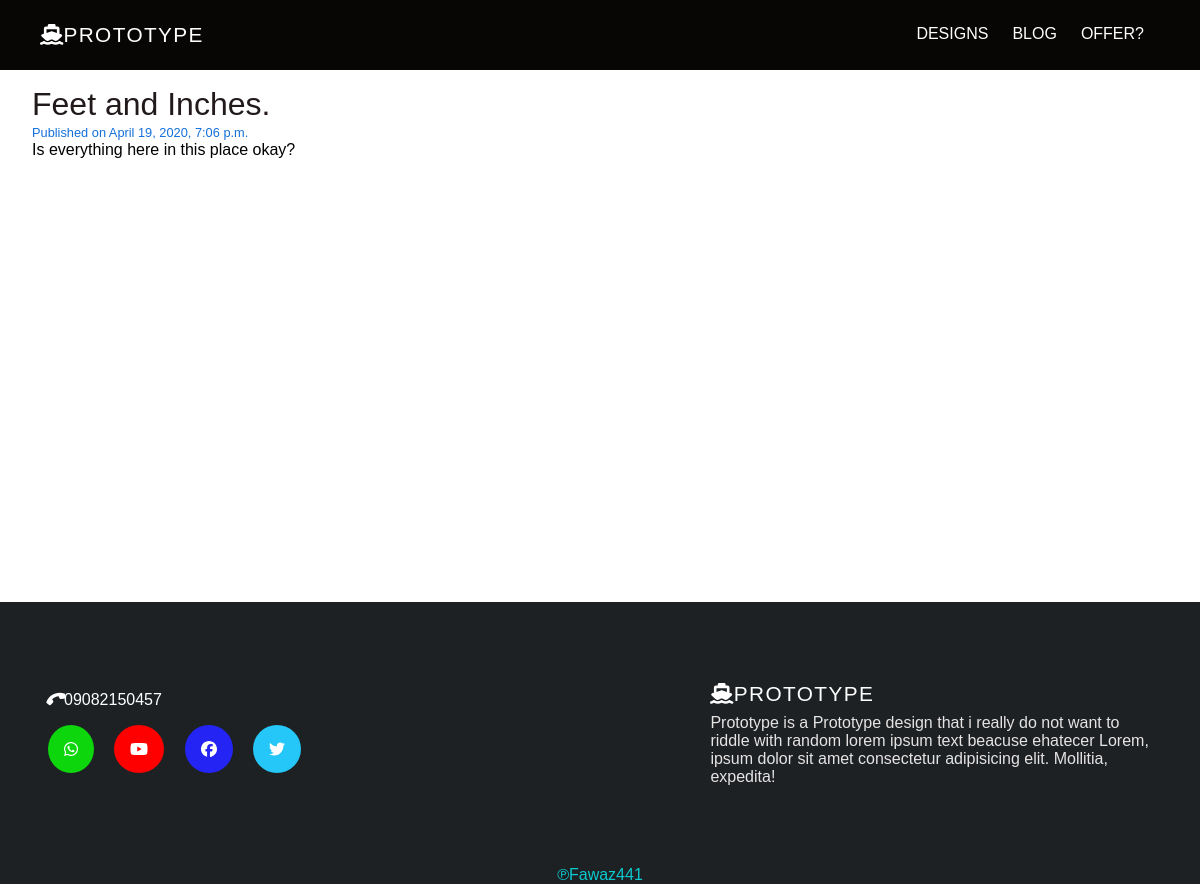
The app's page /posts/feet-and-inches/ with its own data.
### testrun_back/models.py (models this page shows, shortened)
class Post(models.Model):
    title = models.CharField(max_length=200,unique=True)
    content = models.TextField()
    created_at = models.DateTimeField(auto_now_add=True)
    published_date = models.DateTimeField(null=True,blank=True)
    image = models.ImageField(upload_to='media/',blank=True,null=True)
    author = models.ForeignKey('auth.User',related_name='posts',on_delete=models.CASCADE)
    area = models.CharField(max_length=20)
    slug = models.SlugField()

### testrun_back/views.py (the view)
# urls.py: path('posts/<slug>/',views.PostDetail.as_view(),name='detail'),
class PostDetail(generic.DetailView):
    model = Post
    template_name = 'post_detail.html'

### templates/post_detail.html (shortened to what this page needs)
{% extends 'base.html' %}
{% block content %}
<div class="wrapper">
    <div class="overwrap">
        <h2>{{post.title}}.</h2>
        {% if user.is_superuser %}
        <span class="created_date">Created on {{post.created_at}}</span><br/>
        {% if post.published_date %}
        <span class="created_date">Published on {{post.published_date}}</span><br/>
        {% endif %}
        {% else %}
        <span class="created_date">Published on {{post.published_date}}</span><br/>
        {% endif %}
        {{post.content|safe|linebreaksbr}}
    </div>
</div>
{% endblock %}

### static/css/index.css (style rules this page uses)
* { margin:0; padding:0; font-family: sans-serif; }
body,html { min-height:100vh; width:100%; }
.wrapper { margin:1rem 2rem; min-height:calc(100% - 300px); }
.overwrap { width:70%; }
.overwrap h2 { font-size:2rem; color:rgb(34, 26, 26); font-weight:400; }
.created_date { color:rgb(19, 112, 219); font-size:0.8rem; }

### templates/post_detail.html (style rules this page uses)
body,html { height:100%; }

### records on screen
Post: title "Feet and Inches", published_date "April 19, 2020, 7:06 p.m.", content "Is everything here in this place okay?"
